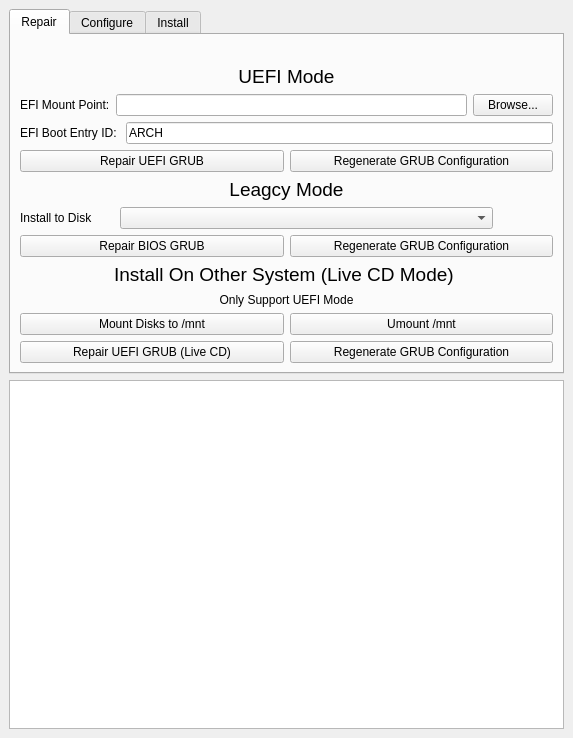
<?xml version="1.0" encoding="UTF-8"?>
<ui version="4.0">
 <class>MainWindow</class>
 <widget class="QMainWindow" name="MainWindow">
  <property name="geometry">
   <rect>
    <x>0</x>
    <y>0</y>
    <width>573</width>
    <height>738</height>
   </rect>
  </property>
  <property name="windowTitle">
   <string>GRUB Assistant</string>
  </property>
  <widget class="QWidget" name="centralwidget">
   <layout class="QVBoxLayout" name="verticalLayout">
    <item>
     <widget class="QTabWidget" name="tabWidget">
      <property name="currentIndex">
       <number>0</number>
      </property>
      <widget class="QWidget" name="repairWidget">
       <property name="sizePolicy">
        <sizepolicy hsizetype="Preferred" vsizetype="Preferred">
         <horstretch>0</horstretch>
         <verstretch>0</verstretch>
        </sizepolicy>
       </property>
       <property name="maximumSize">
        <size>
         <width>16777215</width>
         <height>600</height>
        </size>
       </property>
       <property name="windowTitle">
        <string>Repair</string>
       </property>
       <attribute name="title">
        <string>Repair</string>
       </attribute>
       <layout class="QVBoxLayout" name="repairLayout">
        <item>
         <widget class="QLabel" name="warningLabel">
          <property name="maximumSize">
           <size>
            <width>16777215</width>
            <height>40</height>
           </size>
          </property>
          <property name="styleSheet">
           <string>color: red;</string>
          </property>
          <property name="text">
           <string/>
          </property>
          <property name="alignment">
           <set>Qt::AlignmentFlag::AlignHCenter|Qt::AlignmentFlag::AlignTop</set>
          </property>
         </widget>
        </item>
        <item>
         <widget class="QLabel" name="uefiLabel">
          <property name="maximumSize">
           <size>
            <width>16777215</width>
            <height>40</height>
           </size>
          </property>
          <property name="font">
           <font>
            <pointsize>14</pointsize>
           </font>
          </property>
          <property name="text">
           <string>UEFI Mode</string>
          </property>
          <property name="alignment">
           <set>Qt::AlignmentFlag::AlignHCenter|Qt::AlignmentFlag::AlignTop</set>
          </property>
         </widget>
        </item>
        <item>
         <layout class="QHBoxLayout" name="efiLayout">
          <item>
           <widget class="QLabel" name="efiLabel">
            <property name="sizePolicy">
             <sizepolicy hsizetype="Preferred" vsizetype="Maximum">
              <horstretch>0</horstretch>
              <verstretch>0</verstretch>
             </sizepolicy>
            </property>
            <property name="maximumSize">
             <size>
              <width>16777215</width>
              <height>30</height>
             </size>
            </property>
            <property name="text">
             <string>EFI Mount Point:</string>
            </property>
           </widget>
          </item>
          <item>
           <widget class="QLineEdit" name="efiInput"/>
          </item>
          <item>
           <widget class="QPushButton" name="browseButton">
            <property name="maximumSize">
             <size>
              <width>80</width>
              <height>16777215</height>
             </size>
            </property>
            <property name="text">
             <string>Browse...</string>
            </property>
           </widget>
          </item>
         </layout>
        </item>
        <item>
         <layout class="QHBoxLayout" name="idLayout">
          <item>
           <widget class="QLabel" name="idlabel">
            <property name="text">
             <string>EFI Boot Entry ID: </string>
            </property>
           </widget>
          </item>
          <item>
           <widget class="QLineEdit" name="idlineEdit">
            <property name="text">
             <string>ARCH</string>
            </property>
           </widget>
          </item>
         </layout>
        </item>
        <item>
         <layout class="QHBoxLayout" name="uefireLayout">
          <item>
           <widget class="QPushButton" name="repair1Button">
            <property name="text">
             <string>Repair UEFI GRUB</string>
            </property>
           </widget>
          </item>
          <item>
           <widget class="QPushButton" name="reg1Button">
            <property name="text">
             <string>Regenerate GRUB Configuration</string>
            </property>
           </widget>
          </item>
         </layout>
        </item>
        <item>
         <widget class="QLabel" name="leagcyLabel">
          <property name="font">
           <font>
            <pointsize>14</pointsize>
            <kerning>true</kerning>
           </font>
          </property>
          <property name="text">
           <string>Leagcy Mode</string>
          </property>
          <property name="alignment">
           <set>Qt::AlignmentFlag::AlignHCenter|Qt::AlignmentFlag::AlignTop</set>
          </property>
         </widget>
        </item>
        <item>
         <layout class="QHBoxLayout" name="biosLayout">
          <property name="spacing">
           <number>0</number>
          </property>
          <item>
           <widget class="QLabel" name="DiskLabel">
            <property name="maximumSize">
             <size>
              <width>100</width>
              <height>30</height>
             </size>
            </property>
            <property name="text">
             <string>Install to Disk </string>
            </property>
           </widget>
          </item>
          <item>
           <widget class="QComboBox" name="DiskcomboBox">
            <property name="editable">
             <bool>false</bool>
            </property>
            <property name="insertPolicy">
             <enum>QComboBox::InsertPolicy::InsertAtCurrent</enum>
            </property>
           </widget>
          </item>
          <item>
           <widget class="QLabel" name="tableLabel">
            <property name="maximumSize">
             <size>
              <width>60</width>
              <height>40</height>
             </size>
            </property>
            <property name="text">
             <string/>
            </property>
           </widget>
          </item>
         </layout>
        </item>
        <item>
         <layout class="QHBoxLayout" name="leagcyreLayout">
          <item>
           <widget class="QPushButton" name="repair2Button">
            <property name="text">
             <string>Repair BIOS GRUB</string>
            </property>
           </widget>
          </item>
          <item>
           <widget class="QPushButton" name="reg2Button">
            <property name="text">
             <string>Regenerate GRUB Configuration</string>
            </property>
           </widget>
          </item>
         </layout>
        </item>
        <item>
         <widget class="QLabel" name="liveLabel">
          <property name="font">
           <font>
            <pointsize>14</pointsize>
           </font>
          </property>
          <property name="text">
           <string>Install On Other System (Live CD Mode) </string>
          </property>
          <property name="alignment">
           <set>Qt::AlignmentFlag::AlignBottom|Qt::AlignmentFlag::AlignHCenter</set>
          </property>
         </widget>
        </item>
        <item>
         <widget class="QLabel" name="supportLabel">
          <property name="text">
           <string>Only Support UEFI Mode</string>
          </property>
          <property name="alignment">
           <set>Qt::AlignmentFlag::AlignCenter</set>
          </property>
         </widget>
        </item>
        <item>
         <layout class="QHBoxLayout" name="mountLayout">
          <item>
           <widget class="QPushButton" name="mountButton">
            <property name="text">
             <string>Mount Disks to /mnt</string>
            </property>
           </widget>
          </item>
          <item>
           <widget class="QPushButton" name="umountButton">
            <property name="text">
             <string>Umount /mnt</string>
            </property>
           </widget>
          </item>
         </layout>
        </item>
        <item>
         <layout class="QHBoxLayout" name="liveLayout">
          <item>
           <widget class="QPushButton" name="live1Button">
            <property name="text">
             <string>Repair UEFI GRUB (Live CD)</string>
            </property>
           </widget>
          </item>
          <item>
           <widget class="QPushButton" name="reg3Button">
            <property name="text">
             <string>Regenerate GRUB Configuration</string>
            </property>
           </widget>
          </item>
         </layout>
        </item>
       </layout>
      </widget>
      <widget class="QWidget" name="configureWidget">
       <property name="windowTitle">
        <string>Configure</string>
       </property>
       <attribute name="title">
        <string>Configure</string>
       </attribute>
       <layout class="QVBoxLayout" name="configureLayout">
        <item>
         <layout class="QHBoxLayout" name="loadLayout">
          <item>
           <widget class="QPushButton" name="loadButton">
            <property name="maximumSize">
             <size>
              <width>200</width>
              <height>16777215</height>
             </size>
            </property>
            <property name="text">
             <string>Load Configuration</string>
            </property>
           </widget>
          </item>
         </layout>
        </item>
        <item>
         <layout class="QHBoxLayout" name="themeLayout">
          <item>
           <widget class="QLabel" name="themeLabel">
            <property name="text">
             <string>GRUB Theme:</string>
            </property>
           </widget>
          </item>
          <item>
           <widget class="QLineEdit" name="themeInput"/>
          </item>
          <item>
           <widget class="QPushButton" name="browseThemeButton">
            <property name="text">
             <string>Browse...</string>
            </property>
           </widget>
          </item>
         </layout>
        </item>
        <item>
         <layout class="QHBoxLayout" name="timeoutLayout">
          <item alignment="Qt::AlignmentFlag::AlignLeft">
           <widget class="QLabel" name="timeoutLabel">
            <property name="maximumSize">
             <size>
              <width>80</width>
              <height>40</height>
             </size>
            </property>
            <property name="text">
             <string>Timeout:</string>
            </property>
           </widget>
          </item>
          <item>
           <widget class="QLineEdit" name="timeoutInput">
            <property name="enabled">
             <bool>true</bool>
            </property>
            <property name="maximumSize">
             <size>
              <width>50</width>
              <height>25</height>
             </size>
            </property>
            <property name="contextMenuPolicy">
             <enum>Qt::ContextMenuPolicy::PreventContextMenu</enum>
            </property>
            <property name="maxLength">
             <number>50</number>
            </property>
            <property name="frame">
             <bool>true</bool>
            </property>
            <property name="cursorMoveStyle">
             <enum>Qt::CursorMoveStyle::LogicalMoveStyle</enum>
            </property>
            <property name="clearButtonEnabled">
             <bool>true</bool>
            </property>
            <property name="fixedWidth" stdset="0">
             <number>60</number>
            </property>
           </widget>
          </item>
         </layout>
        </item>
        <item>
         <layout class="QHBoxLayout" name="menuLayout">
          <item>
           <widget class="QLabel" name="defaultMenuLabel">
            <property name="maximumSize">
             <size>
              <width>100</width>
              <height>40</height>
             </size>
            </property>
            <property name="text">
             <string>Default Menu:</string>
            </property>
           </widget>
          </item>
          <item>
           <widget class="QComboBox" name="defaultMenuCombo"/>
          </item>
         </layout>
        </item>
        <item>
         <layout class="QHBoxLayout" name="GFXLayout">
          <item>
           <widget class="QLabel" name="gfxlabel">
            <property name="text">
             <string>GFXMODE (Resolution)</string>
            </property>
           </widget>
          </item>
          <item>
           <widget class="QLineEdit" name="gfxlineEdit">
            <property name="clearButtonEnabled">
             <bool>true</bool>
            </property>
           </widget>
          </item>
         </layout>
        </item>
        <item>
         <widget class="QLabel" name="notelabel">
          <property name="text">
           <string>Use 'auto' to let GRUB  decide</string>
          </property>
         </widget>
        </item>
        <item>
         <layout class="QHBoxLayout" name="horizontalLayout">
          <item>
           <widget class="QCheckBox" name="UUIDcheckBox">
            <property name="text">
             <string>Enable Find Disk by UUID</string>
            </property>
           </widget>
          </item>
          <item>
           <widget class="QCheckBox" name="checkBox">
            <property name="text">
             <string>Enable OS Prober</string>
            </property>
           </widget>
          </item>
         </layout>
        </item>
        <item>
         <widget class="QLabel" name="kernelLabel">
          <property name="text">
           <string>Kernel Command Line:</string>
          </property>
         </widget>
        </item>
        <item>
         <widget class="QLineEdit" name="kernelInput">
          <property name="clearButtonEnabled">
           <bool>true</bool>
          </property>
         </widget>
        </item>
        <item>
         <widget class="QLabel" name="moduleslabel">
          <property name="text">
           <string>GRUB preload modules:</string>
          </property>
         </widget>
        </item>
        <item>
         <widget class="QLineEdit" name="moduleslineEdit">
          <property name="clearButtonEnabled">
           <bool>true</bool>
          </property>
         </widget>
        </item>
        <item>
         <layout class="QHBoxLayout" name="updateLayout">
          <item>
           <widget class="QPushButton" name="saveButton">
            <property name="text">
             <string>Save</string>
            </property>
           </widget>
          </item>
          <item>
           <widget class="QPushButton" name="updateButton">
            <property name="text">
             <string>Update GRUB Menu</string>
            </property>
           </widget>
          </item>
         </layout>
        </item>
       </layout>
      </widget>
      <widget class="QWidget" name="installWidget">
       <property name="windowTitle">
        <string>Install</string>
       </property>
       <attribute name="title">
        <string>Install</string>
       </attribute>
       <layout class="QVBoxLayout" name="installLayout">
        <item>
         <layout class="QVBoxLayout" name="uefiverticalLayout">
          <item>
           <widget class="QLabel" name="label">
            <property name="text">
             <string>UEFI Boot Entry</string>
            </property>
            <property name="alignment">
             <set>Qt::AlignmentFlag::AlignCenter</set>
            </property>
           </widget>
          </item>
         </layout>
        </item>
        <item>
         <layout class="QHBoxLayout" name="addhorizontalLayout">
          <item>
           <widget class="QPushButton" name="addButton">
            <property name="text">
             <string>Add</string>
            </property>
           </widget>
          </item>
          <item>
           <widget class="QPushButton" name="delButton">
            <property name="text">
             <string>Delete</string>
            </property>
           </widget>
          </item>
         </layout>
        </item>
        <item>
         <layout class="QHBoxLayout" name="savehorizontalLayout">
          <item>
           <widget class="QPushButton" name="savButton">
            <property name="text">
             <string>Save</string>
            </property>
           </widget>
          </item>
         </layout>
        </item>
       </layout>
      </widget>
     </widget>
    </item>
    <item>
     <widget class="QTextBrowser" name="LogBrowser"/>
    </item>
   </layout>
  </widget>
 </widget>
 <resources/>
 <connections/>
</ui>
